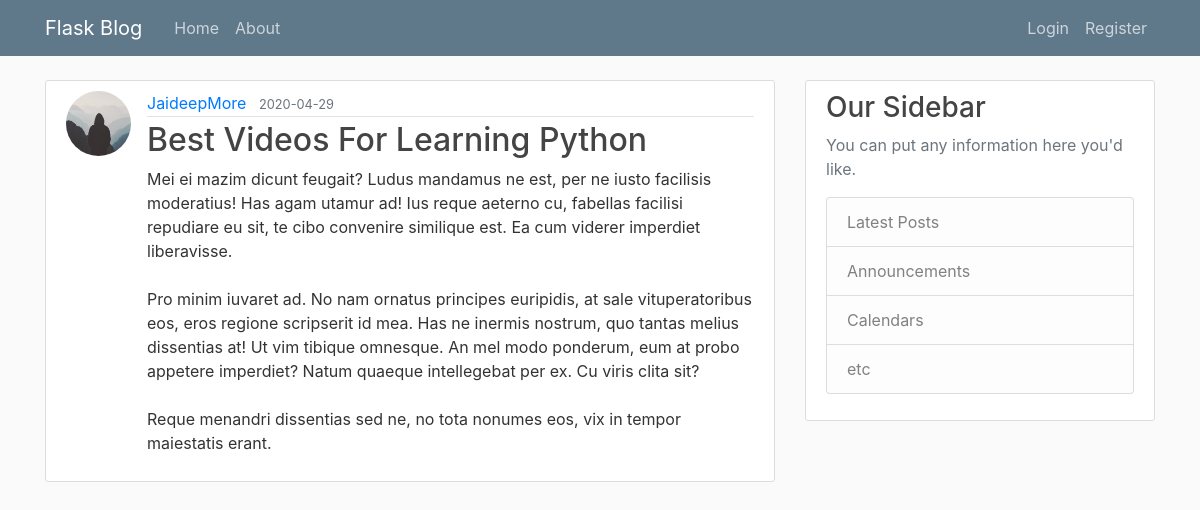
The app's page /post/22 with its own data.
### flask_blog/models.py (models this page shows, shortened)
class User(db.Model, UserMixin):
    id = db.Column(db.Integer, primary_key=True)
    username = db.Column(db.String, unique=True, nullable = False)
    email = db.Column(db.String, unique = True, nullable = False)
    image_file = db.Column(db.String, nullable = False, default="default.jpg")
    password = db.Column(db.String, nullable = False)
    posts = db.relationship('Post', backref="author", lazy=True)

class Post(db.Model):
    id = db.Column(db.Integer, primary_key=True)
    title = db.Column(db.String, nullable = False)
    date_posted = db.Column(db.DateTime, nullable = False, default = datetime.utcnow)
    content = db.Column(db.Text, nullable = False)
    author_id = db.Column(db.Integer, db.ForeignKey('user.id'), nullable=False)

### flask_blog/routes.py (the view)
@app.route("/post/<int:post_id>")
def post(post_id):
    post = Post.query.get_or_404(post_id)
    return render_template("post.html", post=post)

### flask_blog/templates/post.html (shortened to what this page needs)
{% extends "base.html" %}
{% block content %}
    <article class="media content-section">
        <img class="rounded-circle article-img" src="{{ url_for('static', filename='profile_pic/'+ post.author.image_file) }}" alt="">
        <div class="media-body">
            <div class="article-metadata">
            <a class="mr-2" href="#">{{ post.author.username }}</a>
            <small class="text-muted">{{ post.date_posted.strftime('%Y-%m-%d') }}</small>
            </div>
            <h2 class="article-title">{{ post.title }}</h2>
            <p class="article-content">{{ post.content }}</p>
        </div>
    </article>
{% endblock content %}

### flask_blog/static/main.css (style rules this page uses)
body { background: #fafafa; color: #333333; margin-top: 5rem; }
h1, h2, h3, h4, h5, h6 { color: #444444; }
.content-section { background: #ffffff; padding: 10px 20px; border: 1px solid #dddddd; border-radius: 3px; margin-bottom: 20px; }
.article-title { color: #444444; }
.article-content { white-space: pre-line; }
.article-img { height: 65px; width: 65px; margin-right: 16px; }
.article-metadata { padding-bottom: 1px; margin-bottom: 4px; border-bottom: 1px solid #e3e3e3 }

### records on screen
User: image_file (placeholder picture), author.username "JaideepMore"
Post: date_posted "2020-04-29", title "Best Videos For Learning Python", content "Mei ei mazim dicunt feugait? Ludus mandamus ne est, per ne iusto facilisis moderatius! Has agam utamur ad! Ius reque aeterno cu, fabellas facilisi repudiare eu sit, te cibo convenire similique est. Ea cum viderer imperdiet liberavisse. Pro minim iuvaret ad. No nam ornatus principes euripidis, at sale vituperatoribus eos, eros regione scripserit id mea. Has ne inermis nostrum, quo tantas melius dissentias at! Ut vim tibique omnesque. An mel modo ponderum, eum at probo appetere imperdiet? Natum quaeque intellegebat per ex. Cu viris clita sit? Reque menandri dissentias sed ne, no tota nonumes eos, vix in tempor maiestatis erant."
